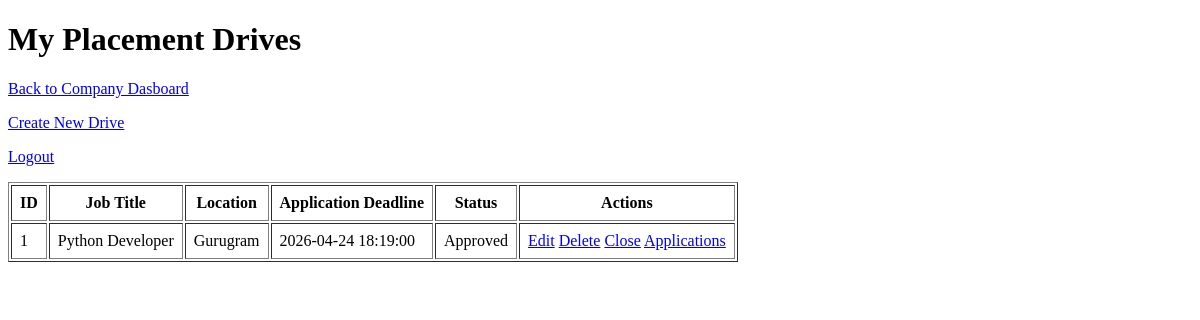
Page /company/drives (signed in) on the earlier database version.
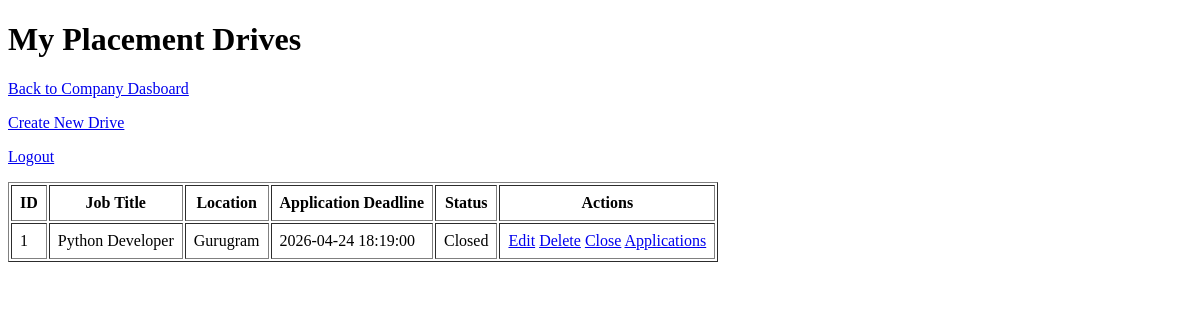
Same page on the later database version.
### models.py (models this page shows)
class PlacementDrive(db.Model):
    id = db.Column(db.Integer, primary_key = True)
    company_id = db.Column(db.Integer, db.ForeignKey('company.id'), nullable=False)
    job_title = db.Column(db.String(100), nullable = False)
    job_description = db.Column(db.Text, nullable = False)
    skills_required = db.Column(db.String(100), nullable = False)
    package_range = db.Column(db.String(100))
    location = db.Column(db.String(100), nullable = False)
    application_deadline = db.Column(db.DateTime, nullable = False)
    status = db.Column(db.String(50), default = "Pending")
    created_at = db.Column(db.DateTime, default = datetime.now(UTC))
    applications = db.relationship('Application', backref = 'drive', lazy = True)
    eligibility_criteria = db.Column(db.String(100), nullable = False)

### app.py (the view)
@app.route("/company/drives")
def company_drives():
    if not company_logged_in():
        flash("Unauthorized access.")
        return redirect(url_for('login'))
    company_id = session["user_id"]
    drives = PlacementDrive.query.filter_by(company_id = company_id).all()
    return render_template("company_drives.html", drives = drives)

### app.py (called while the page is built)
def company_logged_in():
    return "user_id" in session and session.get("role") =="company"

### templates/company_drives.html (shortened to what this page needs)
<!DOCTYPE html>
<html lang="en">
<head>
</head>
<body>
    <h1>My Placement Drives</h1>
    <p><a href="{{ url_for('company_dashboard')}}">Back to Company Dasboard</a></p>
    <p><a href="{{ url_for('create_drive') }}">Create New Drive</a></p>
    <p><a href="{{ url_for('logout') }}">Logout</a></p>
    <table border="1" cellpadding="8">
        <tr>
            <th>ID</th>
            <th>Job Title</th>
            <th>Location</th>
            <th>Application Deadline</th>
            <th>Status</th>
            <th>Actions</th>
        </tr>
        {% for drive in drives %}
        <tr>
            <td>{{ drive.id }}</td>
            <td>{{ drive.job_title }}</td>
            <td>{{ drive.location }}</td>
            <td>{{ drive.application_deadline }}</td>
            <td>{{ drive.status }}</td>
            <td>
                <a href="{{ url_for('edit_drive', drive_id = drive.id) }}">Edit</a>
                <a href="{{ url_for('delete_drive', drive_id = drive.id) }}">Delete</a>
                <a href="{{ url_for('close_drive', drive_id = drive.id) }}">Close</a>
                <a href="{{ url_for('company_drive_applications', drive_id = drive.id) }}">Applications</a>
            </td>
        </tr>
        {% endfor %}
    </table>
</body>
</html>

Differences in the rows shown:
changed PlacementDrive "Python Developer": status "Approved" → "Closed"
